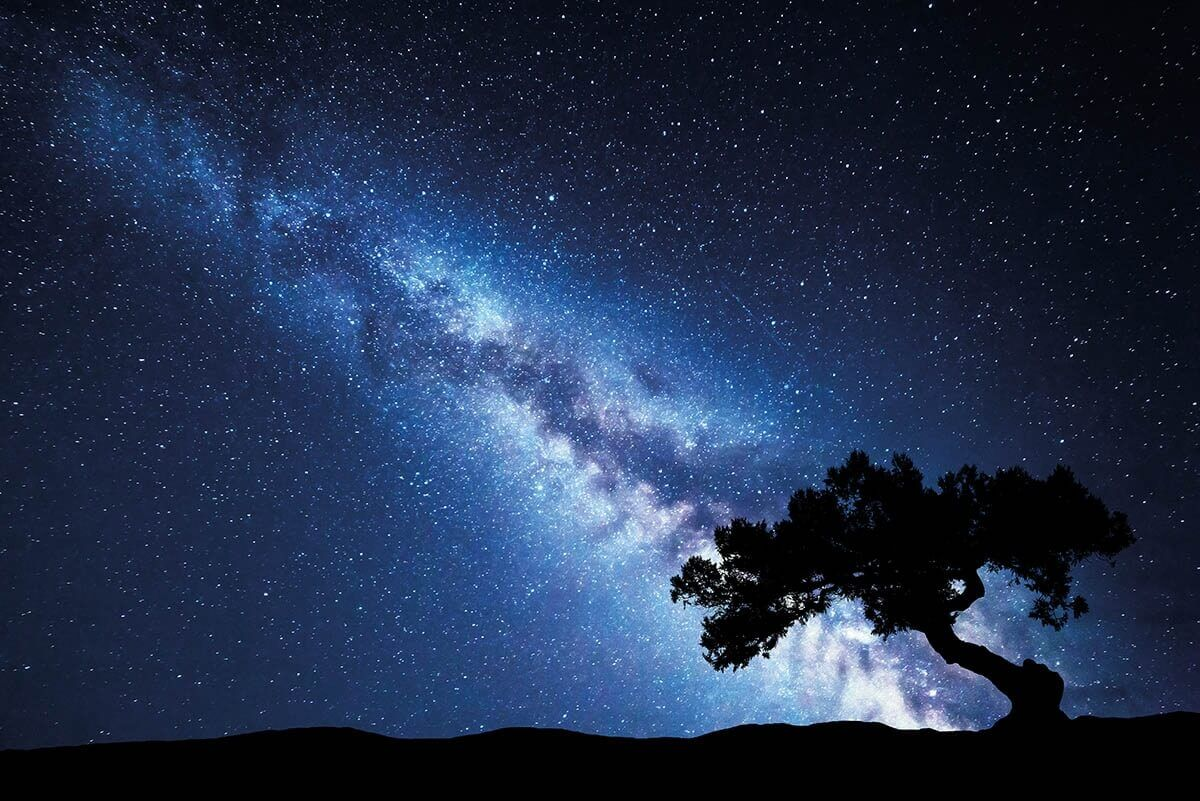
#> input picture night-sky2.jpg, 1200 x 801 px, found by its file name
$ python 'Tutorial - erosion.py'
#> lines starting #> are read from the running program, lines starting #| are printed output that depends on the picture
from __future__ import print_function
import cv2 as cv
import numpy as np
import argparse

src = None
erosion_size = 0
max_elem = 2
max_kernel_size = 21
title_trackbar_element_shape = "Element:\n 0: Rect \n 1: Cross \n 2: Ellipse"
title_trackbar_kernel_size = "Kernel size:\n 2n +1"
title_erosion_window = "Erosion Demo"
title_dilation_window = "Dilation Demo"


def main(image):
#> called with image = 'night-sky2.jpg'
    global src
    src = cv.imread(cv.samples.findFile(image))
#> src is the input picture: shape (801, 1200, 3); mean B, G, R 75.6, 47.5, 32.9
    if src is None:
        print("Could not open or find the image: ", image)
        exit(0)
    cv.namedWindow(title_erosion_window)
    cv.createTrackbar(
        title_trackbar_element_shape, title_erosion_window, 0, max_elem, erosion
    )
#> slider 'Element:\n 0: Rect \n 1: Cross \n' is set to 1
    cv.createTrackbar(
        title_trackbar_kernel_size, title_erosion_window, 0, max_kernel_size, erosion
    )
#> slider 'Kernel size:\n 2n +1' is set to 7
    cv.namedWindow(title_dilation_window)
    cv.createTrackbar(
        title_trackbar_element_shape, title_dilation_window, 0, max_elem, dilatation
    )
#> slider 'Element:\n 0: Rect \n 1: Cross \n' is set to 1
    cv.createTrackbar(
        title_trackbar_kernel_size,
        title_dilation_window,
        0,
        max_kernel_size,
        dilatation,
    )
#> slider 'Kernel size:\n 2n +1' is set to 7
    erosion(0)
    dilatation(0)
    cv.waitKey()


# optional mapping of values with morphological shapes
def morph_shape(val):
    if val == 0:
        return cv.MORPH_RECT
    elif val == 1:
        return cv.MORPH_CROSS
    elif val == 2:
        return cv.MORPH_ELLIPSE


def erosion(val):
#> called with val = 0
    erosion_size = cv.getTrackbarPos(title_trackbar_kernel_size, title_erosion_window)
    erosion_shape = morph_shape(
        cv.getTrackbarPos(title_trackbar_element_shape, title_erosion_window)
    )

    element = cv.getStructuringElement(
        erosion_shape,
        (2 * erosion_size + 1, 2 * erosion_size + 1),
        (erosion_size, erosion_size),
    )

    erosion_dst = cv.erode(src, element)
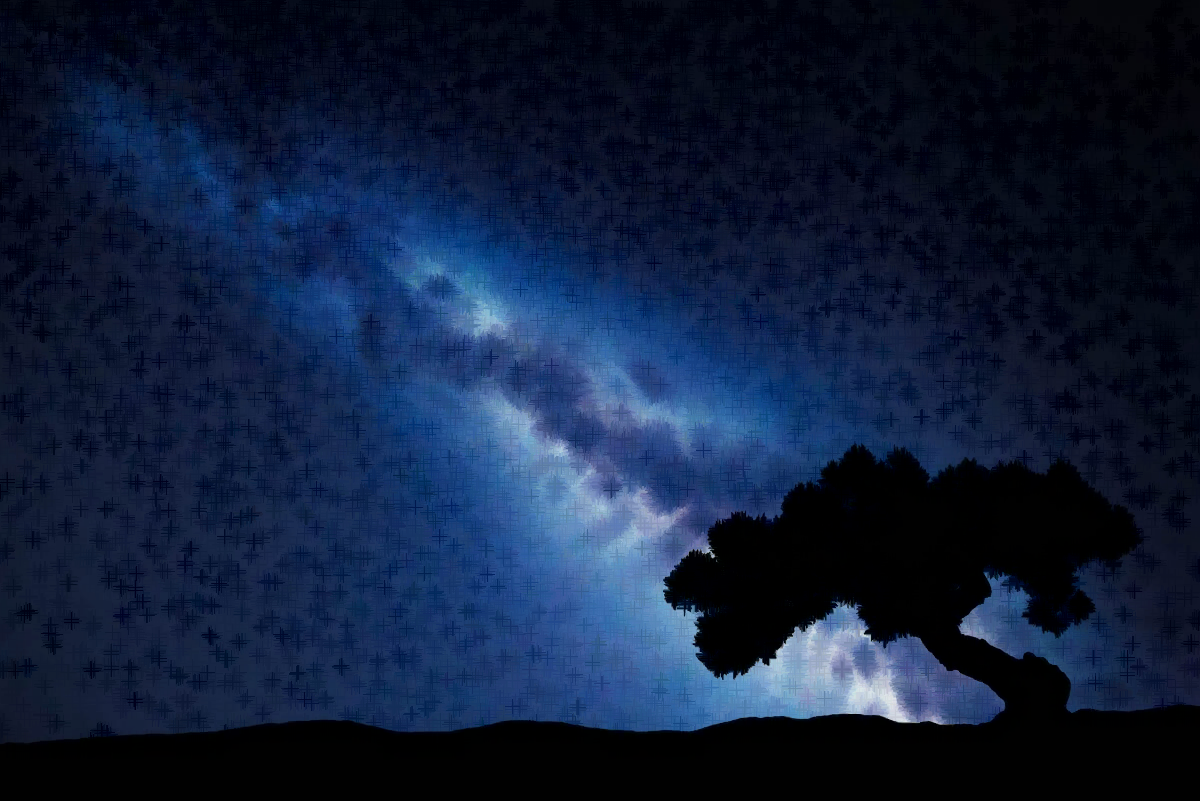
#> erosion_dst: shape (801, 1200, 3); mean B, G, R 57.7, 30.5, 16.6
    cv.imshow(title_erosion_window, erosion_dst)


def dilatation(val):
#> called with val = 0
    dilatation_size = cv.getTrackbarPos(
        title_trackbar_kernel_size, title_dilation_window
    )
    dilation_shape = morph_shape(
        cv.getTrackbarPos(title_trackbar_element_shape, title_dilation_window)
    )
    element = cv.getStructuringElement(
        dilation_shape,
        (2 * dilatation_size + 1, 2 * dilatation_size + 1),
        (dilatation_size, dilatation_size),
    )
    dilatation_dst = cv.dilate(src, element)
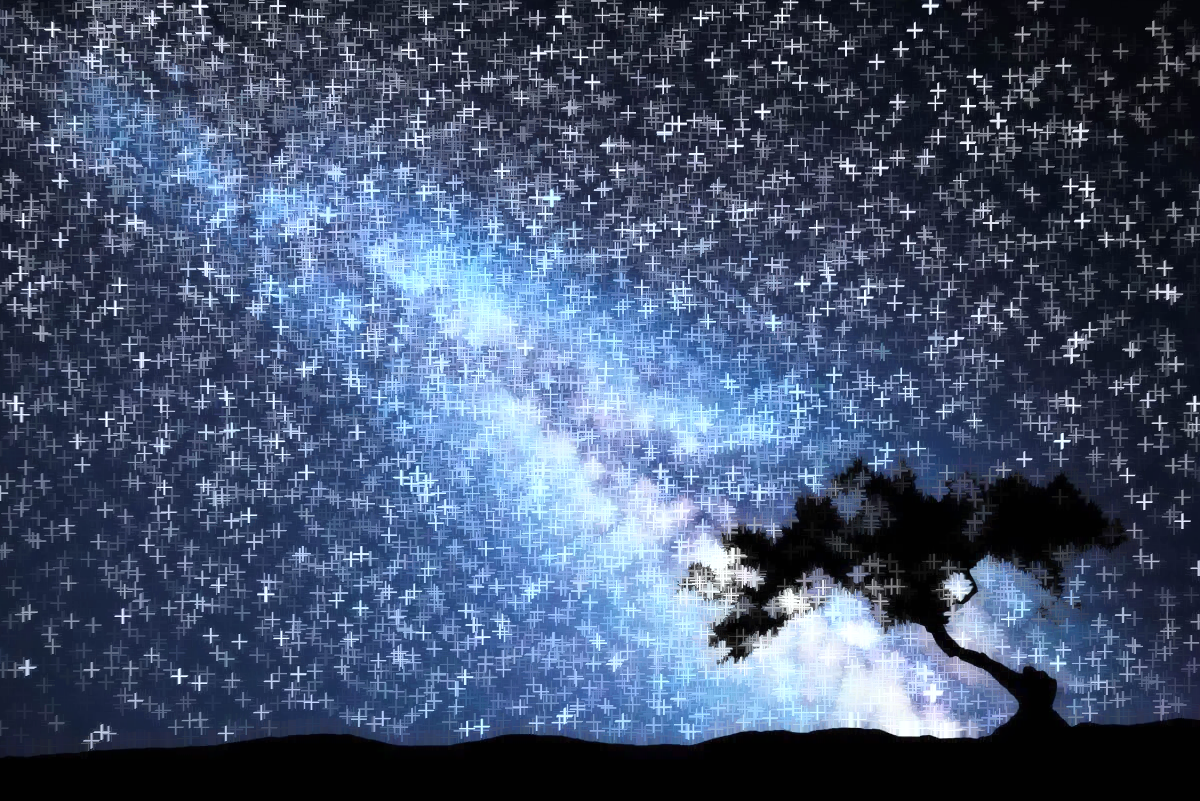
#> dilatation_dst: shape (801, 1200, 3); mean B, G, R 112, 84.4, 69.2
    cv.imshow(title_dilation_window, dilatation_dst)


if __name__ == "__main__":
    parser = argparse.ArgumentParser(
        description="Code for Eroding and Dilating tutorial."
    )
    parser.add_argument(
        "--input", help="Path to input image.", default="night-sky2.jpg"
    )
    args = parser.parse_args()
    main(args.input)

$ run again, with night-sky1.jpg copied over night-sky2.jpg
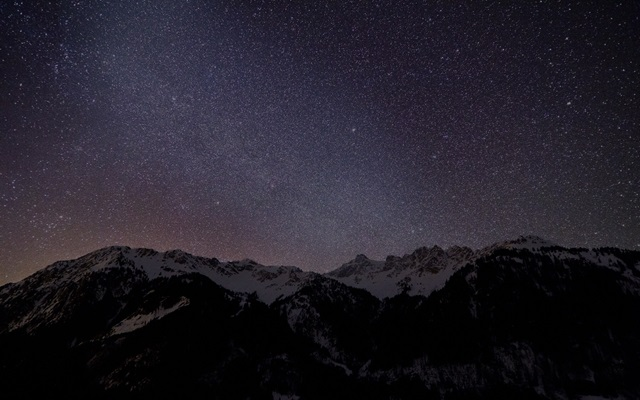
#> input picture night-sky1.jpg, 640 x 400 px, found by its file name
#> in main, src is the input picture: shape (400, 640, 3); mean B, G, R 42.2, 32.1, 35.5
#> in erosion, `erosion_dst = cv.erode(src, element)`:
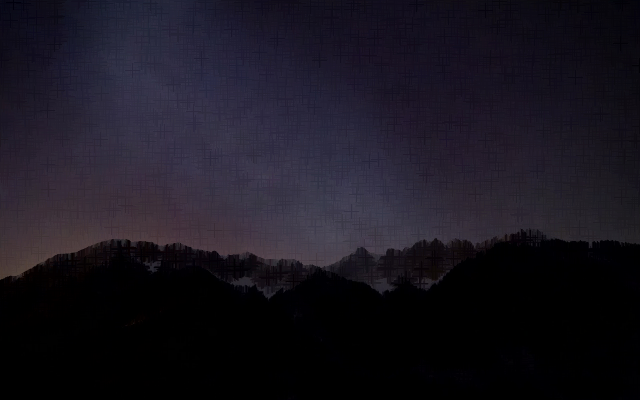
#> erosion_dst: shape (400, 640, 3); mean B, G, R 31.4, 21.7, 24.9
#> in dilatation, `dilatation_dst = cv.dilate(src, element)`:
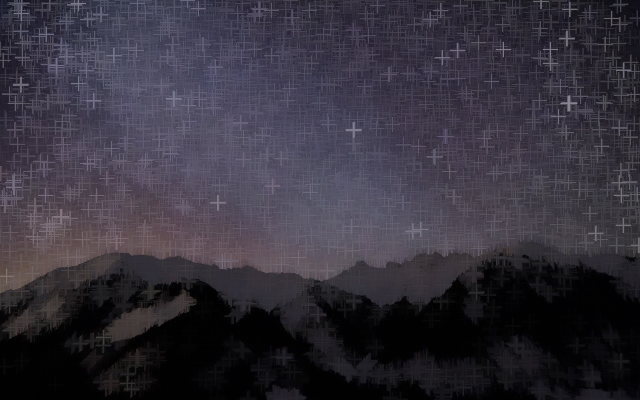
#> dilatation_dst: shape (400, 640, 3); mean B, G, R 60.1, 49.5, 53.3

$ run again, with night-sky3.jpg copied over night-sky2.jpg
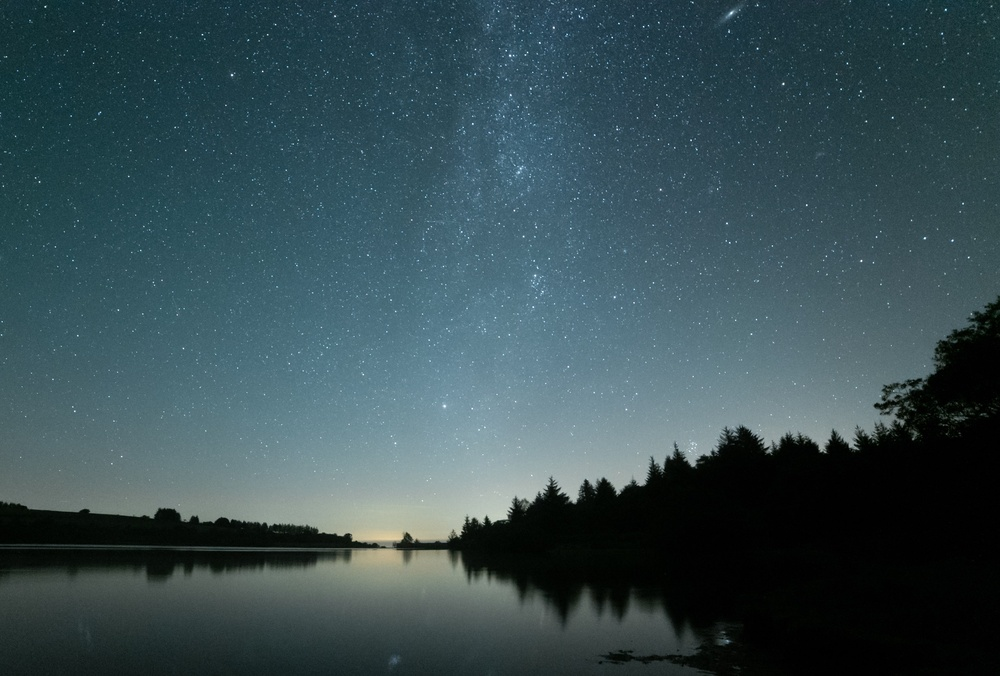
#> input picture night-sky3.jpg, 1000 x 676 px, shrunk from 3675 x 2486 before the run, found by its file name
#> in main, src is the input picture: shape (676, 1000, 3); mean B, G, R 82.5, 77.1, 55.2
#> in erosion, `erosion_dst = cv.erode(src, element)`:
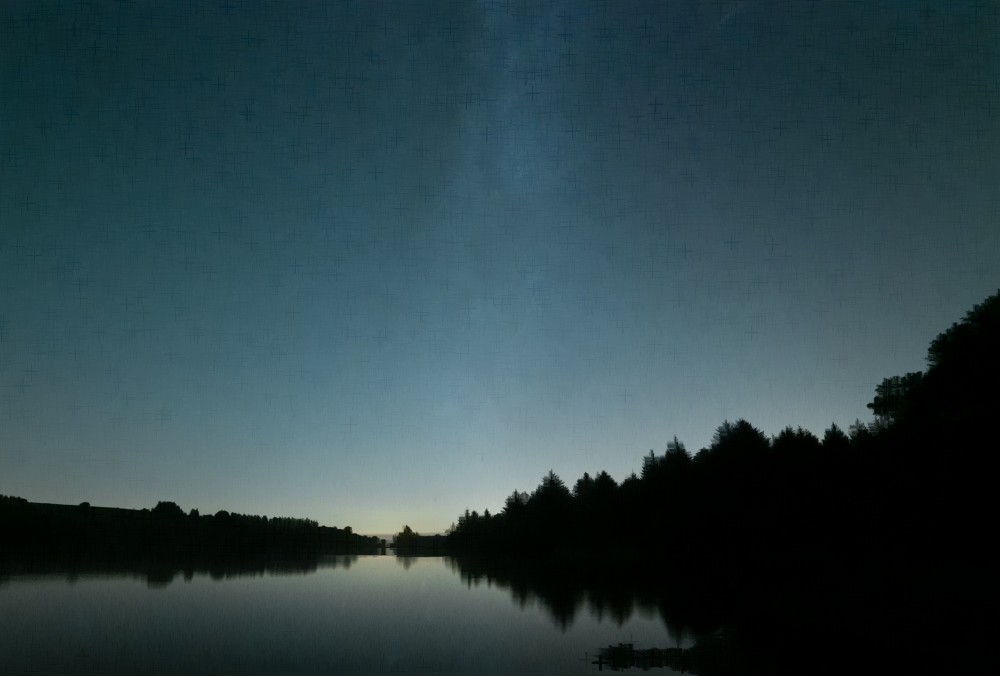
#> erosion_dst: shape (676, 1000, 3); mean B, G, R 73.1, 67.6, 45.8
#> in dilatation, `dilatation_dst = cv.dilate(src, element)`:
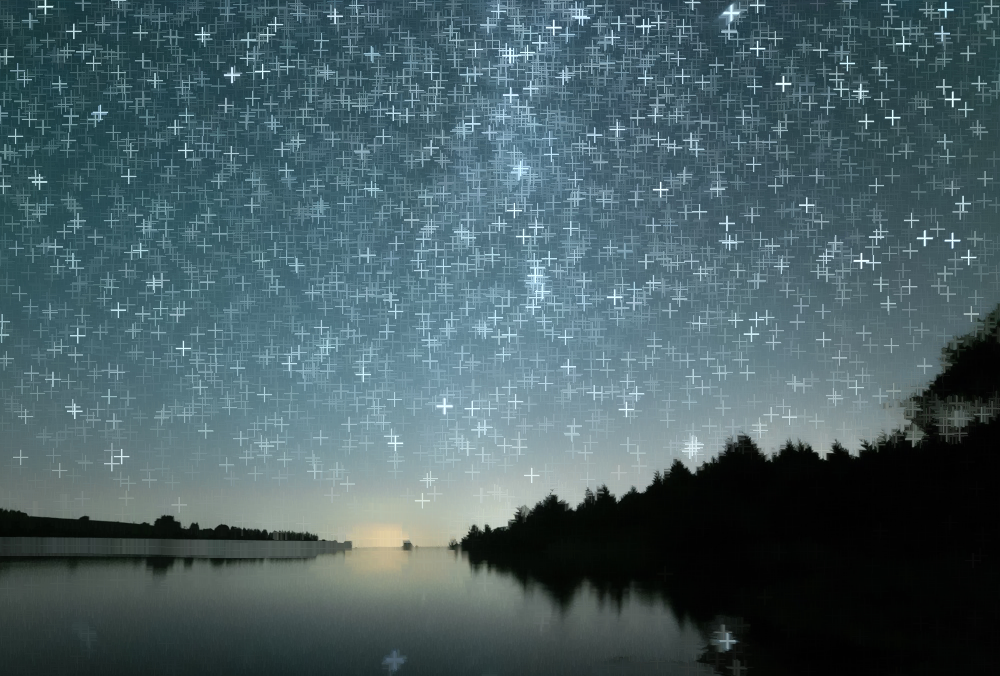
#> dilatation_dst: shape (676, 1000, 3); mean B, G, R 100.7, 95.3, 73.3
